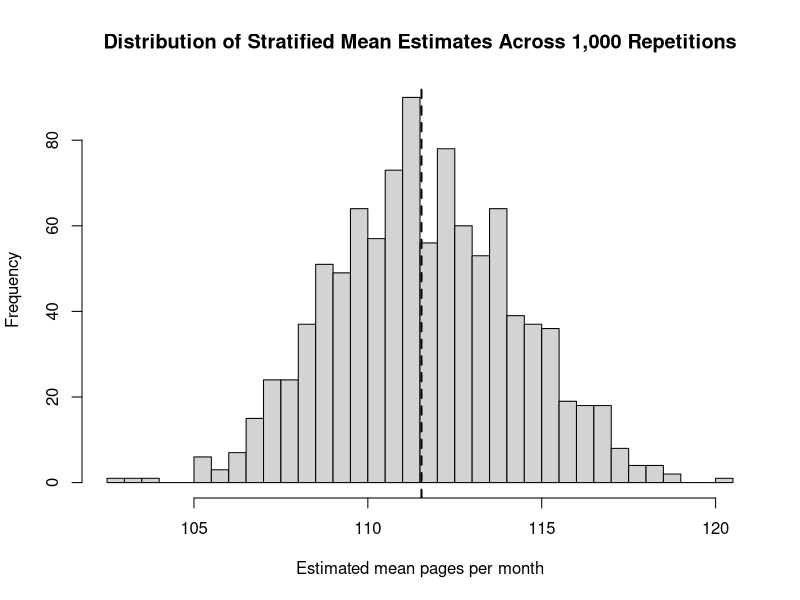
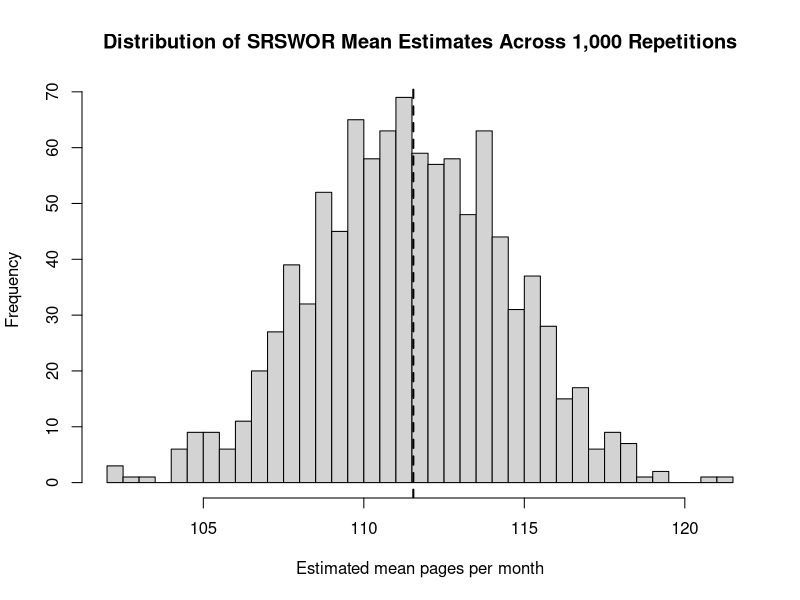
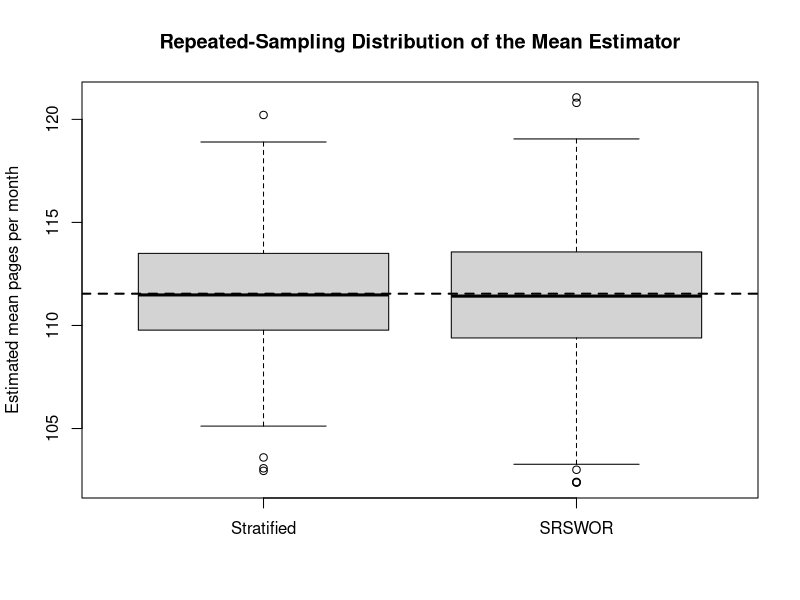
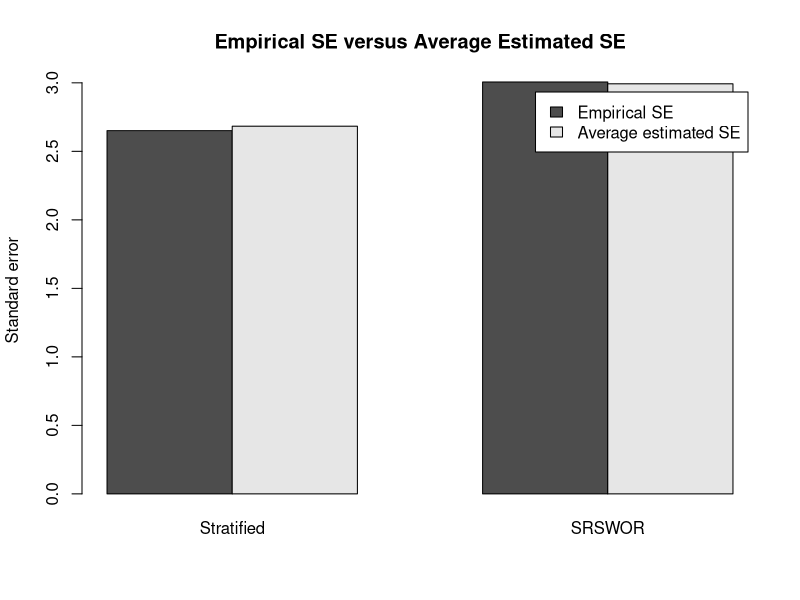
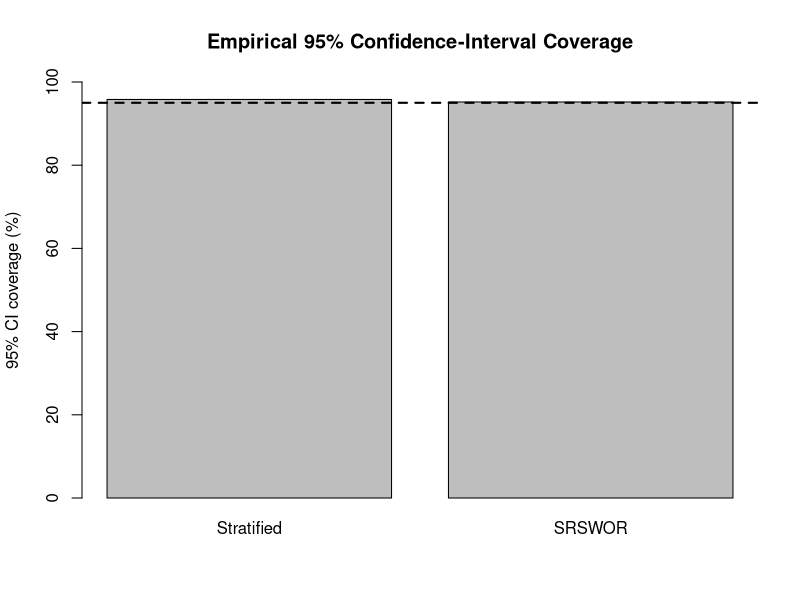
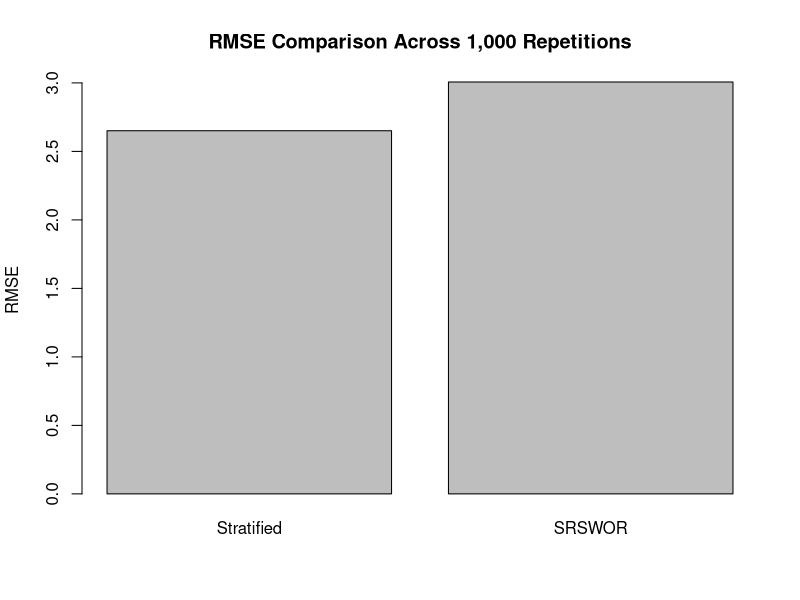

The R source for these figures, in order:
## ---- chunk 1
knitr::opts_chunk$set(echo=TRUE, warning=FALSE, message=FALSE)
## ---- chunk 2
population <- read.csv(
  "wits_printing_population_with_auxiliary.csv",
  stringsAsFactors=FALSE
)

stopifnot(nrow(population) == 10000)

required <- c("student_id","faculty","pages_month")
if (!all(required %in% names(population))) {
  stop("Required population variables are missing.")
}

N <- nrow(population)
true_mean <- mean(population$pages_month)
true_variance <- var(population$pages_month)

cat("Population size:", N, "\n")
cat("True population mean:", round(true_mean,4), "\n")
cat("True population variance:", round(true_variance,4), "\n")
## ---- chunk 3
allocation <- data.frame(
  faculty=c(
    "Commerce, Law and Management",
    "Engineering and the Built Environment",
    "Health Sciences",
    "Humanities",
    "Science"
  ),
  N_h=c(2500,2000,1700,2300,1500),
  n_h=c(97,55,77,138,47),
  stringsAsFactors=FALSE
)

allocation$W_h <- allocation$N_h/N
allocation$f_h <- allocation$n_h/allocation$N_h

n_total <- sum(allocation$n_h)
z <- qnorm(0.975)

allocation
cat("Total sample size per repetition:", n_total, "\n")
## ---- chunk 4
B <- 1000
simulation_seed <- 4106
set.seed(simulation_seed)

cat("Monte Carlo repetitions:", B, "\n")
cat("Simulation seed:", simulation_seed, "\n")
## ---- chunk 5
strat_est <- numeric(B)
strat_se <- numeric(B)
strat_lower <- numeric(B)
strat_upper <- numeric(B)

srs_est <- numeric(B)
srs_se <- numeric(B)
srs_lower <- numeric(B)
srs_upper <- numeric(B)
## ---- chunk 6
for (b in seq_len(B)) {

  # -----------------------------
  # Stratified random sample
  # -----------------------------
  stratum_samples <- vector("list", nrow(allocation))

  for (h in seq_len(nrow(allocation))) {

    f <- allocation$faculty[h]

    d_h <- population[
      population$faculty == f,
    ]

    idx_h <- sample(
      seq_len(nrow(d_h)),
      size=allocation$n_h[h],
      replace=FALSE
    )

    stratum_samples[[h]] <- d_h[idx_h, ]
  }

  # Stratum sample means and variances
  ybar_h <- numeric(nrow(allocation))
  s2_h <- numeric(nrow(allocation))

  for (h in seq_len(nrow(allocation))) {
    y_h <- stratum_samples[[h]]$pages_month
    ybar_h[h] <- mean(y_h)
    s2_h[h] <- var(y_h)
  }

  strat_est[b] <- sum(allocation$W_h * ybar_h)

  strat_var_b <- sum(
    allocation$W_h^2 *
      (1-allocation$f_h) *
      s2_h/allocation$n_h
  )

  strat_se[b] <- sqrt(strat_var_b)
  strat_lower[b] <- strat_est[b] - z*strat_se[b]
  strat_upper[b] <- strat_est[b] + z*strat_se[b]

  # -----------------------------
  # Equal-sized SRSWOR
  # -----------------------------
  idx_srs <- sample(
    seq_len(N),
    size=n_total,
    replace=FALSE
  )

  srs_y <- population$pages_month[idx_srs]

  srs_est[b] <- mean(srs_y)

  srs_var_b <- (1-n_total/N) *
    var(srs_y)/n_total

  srs_se[b] <- sqrt(srs_var_b)
  srs_lower[b] <- srs_est[b] - z*srs_se[b]
  srs_upper[b] <- srs_est[b] + z*srs_se[b]
}

cat("Simulation completed successfully.\n")
## ---- chunk 7
performance <- function(est, se, lower, upper, truth) {

  bias <- mean(est) - truth
  relative_bias <- 100*bias/truth
  empirical_se <- sd(est)
  average_estimated_se <- mean(se)
  mse <- mean((est-truth)^2)
  rmse <- sqrt(mse)
  coverage <- mean(lower <= truth & upper >= truth)
  average_ci_width <- mean(upper-lower)
  mcse_coverage <- sqrt(coverage*(1-coverage)/length(est))

  data.frame(
    Mean_Estimate=mean(est),
    Bias=bias,
    Relative_Bias_Percent=relative_bias,
    Empirical_SE=empirical_se,
    Average_Estimated_SE=average_estimated_se,
    MSE=mse,
    RMSE=rmse,
    Coverage=coverage,
    Coverage_Percent=100*coverage,
    Average_CI_Width=average_ci_width,
    MCSE_Coverage=mcse_coverage
  )
}
## ---- chunk 8
strat_perf <- performance(
  strat_est, strat_se,
  strat_lower, strat_upper,
  true_mean
)

srs_perf <- performance(
  srs_est, srs_se,
  srs_lower, srs_upper,
  true_mean
)

strat_perf$Design <- "Stratified Neyman"
srs_perf$Design <- "SRSWOR"

performance_table <- rbind(
  strat_perf,
  srs_perf
)

performance_table <- performance_table[
  ,
  c(
    "Design",
    "Mean_Estimate",
    "Bias",
    "Relative_Bias_Percent",
    "Empirical_SE",
    "Average_Estimated_SE",
    "MSE",
    "RMSE",
    "Coverage",
    "Coverage_Percent",
    "Average_CI_Width",
    "MCSE_Coverage"
  )
]

performance_table
## ---- chunk 9
report_table <- performance_table

numeric_cols <- sapply(report_table, is.numeric)
report_table[numeric_cols] <- lapply(
  report_table[numeric_cols],
  function(x) round(x,4)
)

report_table
## ---- chunk 10
se_comparison <- data.frame(
  Design=c("Stratified Neyman","SRSWOR"),
  Empirical_SE=c(
    sd(strat_est),
    sd(srs_est)
  ),
  Average_Estimated_SE=c(
    mean(strat_se),
    mean(srs_se)
  )
)

se_comparison$Difference <- 
  se_comparison$Average_Estimated_SE -
  se_comparison$Empirical_SE

se_comparison
## ---- chunk 11
empirical_var_strat <- var(strat_est)
empirical_var_srs <- var(srs_est)

empirical_deff <- empirical_var_strat /
  empirical_var_srs

empirical_relative_efficiency <-
  empirical_var_srs /
  empirical_var_strat

cat("Empirical stratified variance:",
    round(empirical_var_strat,6), "\n")

cat("Empirical SRSWOR variance:",
    round(empirical_var_srs,6), "\n")

cat("Empirical variance ratio (Stratified/SRS):",
    round(empirical_deff,4), "\n")

cat("Empirical relative efficiency (SRS/Stratified):",
    round(empirical_relative_efficiency,4), "\n")
## ---- chunk 12
hist(
  strat_est,
  breaks=30,
  main="Distribution of Stratified Mean Estimates Across 1,000 Repetitions",
  xlab="Estimated mean pages per month"
)

abline(v=true_mean, lty=2, lwd=2)
## ---- chunk 13
hist(
  srs_est,
  breaks=30,
  main="Distribution of SRSWOR Mean Estimates Across 1,000 Repetitions",
  xlab="Estimated mean pages per month"
)

abline(v=true_mean, lty=2, lwd=2)
## ---- chunk 14
boxplot(
  strat_est,
  srs_est,
  names=c("Stratified","SRSWOR"),
  ylab="Estimated mean pages per month",
  main="Repeated-Sampling Distribution of the Mean Estimator"
)

abline(h=true_mean, lty=2, lwd=2)
## ---- chunk 15
se_matrix <- rbind(
  c(sd(strat_est), sd(srs_est)),
  c(mean(strat_se), mean(srs_se))
)

barplot(
  se_matrix,
  beside=TRUE,
  names.arg=c("Stratified","SRSWOR"),
  ylab="Standard error",
  main="Empirical SE versus Average Estimated SE",
  legend.text=c("Empirical SE","Average estimated SE")
)
## ---- chunk 16
coverage_values <- 100*c(
  mean(strat_lower <= true_mean &
       strat_upper >= true_mean),
  mean(srs_lower <= true_mean &
       srs_upper >= true_mean)
)

barplot(
  coverage_values,
  names.arg=c("Stratified","SRSWOR"),
  ylim=c(0,100),
  ylab="95% CI coverage (%)",
  main="Empirical 95% Confidence-Interval Coverage"
)

abline(h=95, lty=2, lwd=2)
## ---- chunk 17
rmse_values <- c(
  sqrt(mean((strat_est-true_mean)^2)),
  sqrt(mean((srs_est-true_mean)^2))
)

barplot(
  rmse_values,
  names.arg=c("Stratified","SRSWOR"),
  ylab="RMSE",
  main="RMSE Comparison Across 1,000 Repetitions"
)
## ---- chunk 18
simulation_results <- data.frame(
  repetition=seq_len(B),
  strat_estimate=strat_est,
  strat_se=strat_se,
  strat_ci_lower=strat_lower,
  strat_ci_upper=strat_upper,
  strat_covers=(
    strat_lower <= true_mean &
    strat_upper >= true_mean
  ),
  srs_estimate=srs_est,
  srs_se=srs_se,
  srs_ci_lower=srs_lower,
  srs_ci_upper=srs_upper,
  srs_covers=(
    srs_lower <= true_mean &
    srs_upper >= true_mean
  )
)

head(simulation_results)
## ---- chunk 19
write.csv(
  simulation_results,
  "section_E_simulation_results_1000.csv",
  row.names=FALSE
)

write.csv(
  performance_table,
  "section_E_performance_summary.csv",
  row.names=FALSE
)

write.csv(
  se_comparison,
  "section_E_empirical_vs_estimated_SE.csv",
  row.names=FALSE
)
